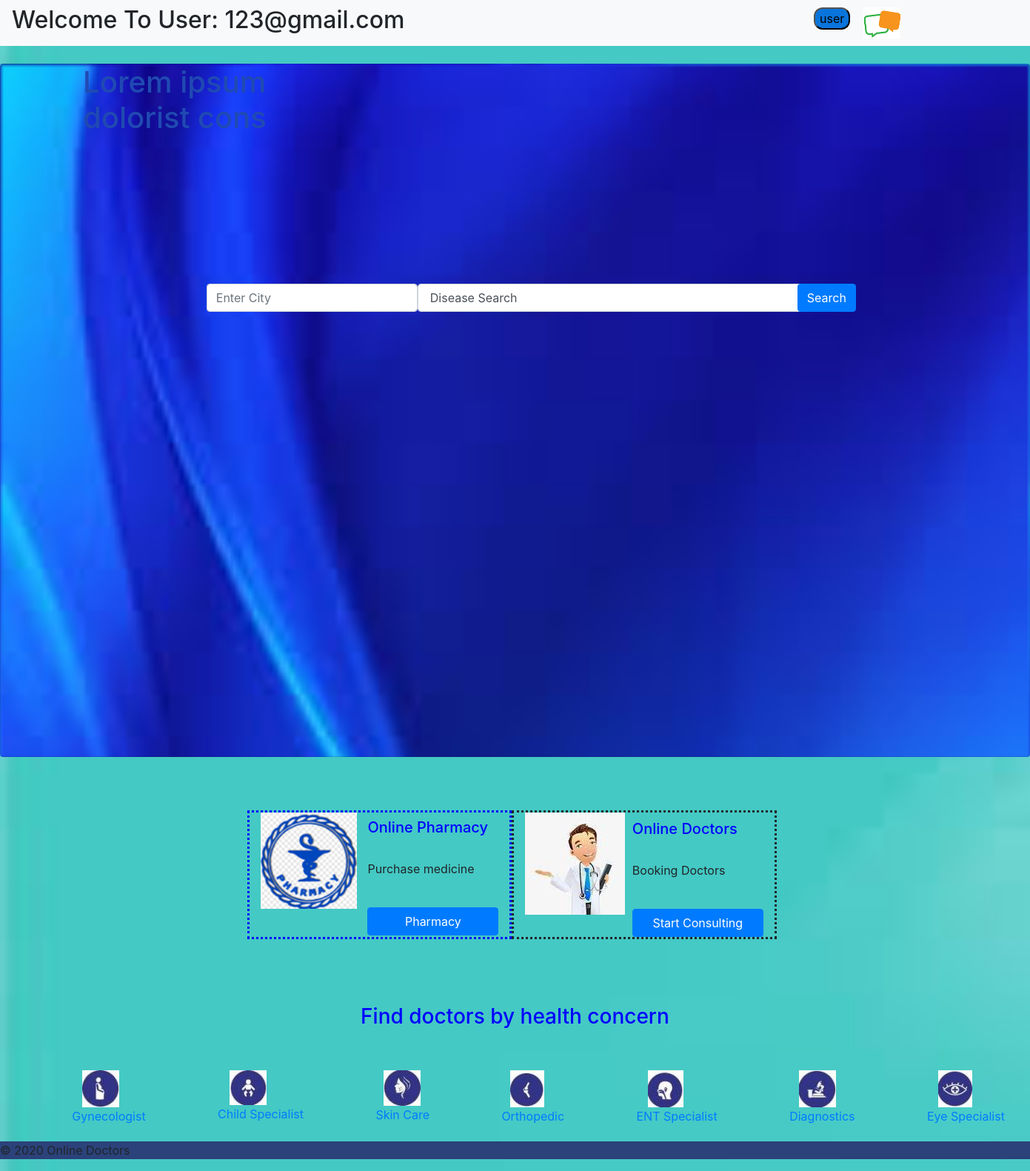
The app's page /user/acc.php (signed in) with its own data.
### tables this page shows
CREATE TABLE `disease` (
  `id` int(20) NOT NULL,
  `disease` varchar(30) NOT NULL,
  `pic` varchar(200) NOT NULL
);

### user/acc.php (the view, shortened to what this page needs)
<?php include 'head.php'; ?>
<?php
$email = $_SESSION['email'];
?>
<!DOCTYPE html>
<html>
<head>
</head>
<body>
<nav class="navbar navbar-expand-lg navbar-light bg-light">
  <h2>Welcome To User: <?php echo $email ?></h2>
 <ul class="nav justify-content-center" style="margin-left:40%;">
  <li class="nav-item">
  <div class="dropdown">
  <button class="dropbtn" style="background-color:#0974DA;border-radius: 12px;">user</button>
</div>
  </li>
  <li class="nav-item">
  <div class="dropdown">
  <a href="chat.php"><img src="chat.png"></a>
  </div>
  </li>
</ul>
</nav>
<br>
<div class="card" style="background-image: url(../bg.jpg);background-size: cover;">
  <div style="margin-left: 8%;"><h1><font color = "#204AB2">Lorem ipsum<br>dolorist cons</font></h1></div><br><br><br><br><br><br><br><br>
  <div class="container" style="margin-left: 20%;">
        <form action="search.php" method="get" novalidate="novalidate">
            <div class="row">
                <div class="col-lg-12">
                    <div class="row">
                        <div class="col-lg-3 col-md-3 col-sm-12 p-0">
                            <input type="text" class="form-control search-slt" placeholder="Enter City" name="city">
                        </div>
                        <div class="col-lg-3 col-md-3 col-sm-12 p-0" style="width:200%">
                            <select class="form-control search-slt" id="exampleFormControlSelect1" style="width:200%;" name="dis">
                              <option>Disease Search</option>
                            </select>
                        </div>
                        <div class="col-lg-3 col-md-3 col-sm-12 p-0" style="margin-left: 20%;">
                           <input type="submit" name="search" value="Search" class="btn btn-primary">
                        </div>
                    </div>
                </div>
            </div>
        </form>
      </div>
      <iframe src="https://www.google.com/maps/embed?pb=!1m16!1m12!1m3!1d27208.51508685792!2d74.3325803883194!3d31.522391521720646!2m3!1f0!2f0!3f0!3m2!1i1024!2i768!4f13.1!2m1!1shospital!5e0!3m2!1sen!2s!4v1606115798193!5m2!1sen!2s" width="800" height="600" frameborder="0" style="border:0;" allowfullscreen="" aria-hidden="false" tabindex="0"></iframe>
</div><br><br><br>
  <div class="row justify-content-start" style="margin-left: 24%;">
    <div class="col-4" style="border-style: dotted; border-color: blue;">
      <img src="../phar.jpg"><div style="margin-left: 45%; margin-top: -38%"><font color="blue"><h5>Online Pharmacy</h5></font><br><p>Purchase medicine<br><br></p><a href="../pharmacy/pharmacy.php"><input type="submit" name="pharmacy" class="btn btn-primary" value="Pharmacy"  style="width:100%;"></a></div>
    </div>
    <div class="col-4" style="border-style: dotted;">
      <img src="../doc.jpg"><div style="margin-left: 45%; margin-top: -40%"><font color="blue"><h5>Online Doctors</h5></font><br><p>Booking Doctors<br><br></p><a href="doc.php"><input type="submit" name="pharmacy" class="btn btn-primary" value="Start Consulting"  style="width:100%;"></a></div>
    </div>
</div>
<br><br><br>
<center>
<p><font color="blue"><h3>Find doctors by health concern</h3></font></center><br><br>
<?php
include '../db.php';
$sql = "SELECT * FROM disease";
$result_fetch = $db->query($sql);
$num_rows = $result_fetch->num_rows;
if($num_rows == 0){
echo "<td>No Disease Found.</td>";
}else{
  while($rows = $result_fetch->fetch_assoc()){
$dis     = $rows['disease'];
$pic     = $rows['pic'];
?>
<div style="margin-left: 7%; float: left;">
<img src="<?php echo "../admin/$pic" ?>" style ="margin-left: 14%;"><br><a href="doctor/sp_doc.php?doc=<?php echo $dis; ?>"><p style=""><?php echo ucfirst($dis) ?></p></a></div>
<?php } }
 ?>
<br><br><br><br>
<div class="wthree_footer_copy" style="background-color: #2B427A;">
<p> © 2020 Online Doctors</a></p>
</div>
</body>
</html>

### user/css/style.css (style rules this page uses)
.dropdown { position: relative; display: inline-block; }
select { width: 20%; max-width: 600px !important; height: 80%; }

### user/acc.php (style rules this page uses)
html,body { background-image:url(hd.jpg); background-size: cover; background-repeat: no-repeat;s }

### records on screen
disease: pic (picture), disease "Gynecologist"
disease: pic (picture), disease "Child Specialist"
disease: pic (picture), disease "Skin Care"
disease: pic (picture), disease "Orthopedic"
disease: pic (picture), disease "ENT Specialist"
disease: pic (picture), disease "Diagnostics"
disease: pic (picture), disease "Eye Specialist"

### other values on screen
$email "123@gmail.com"
